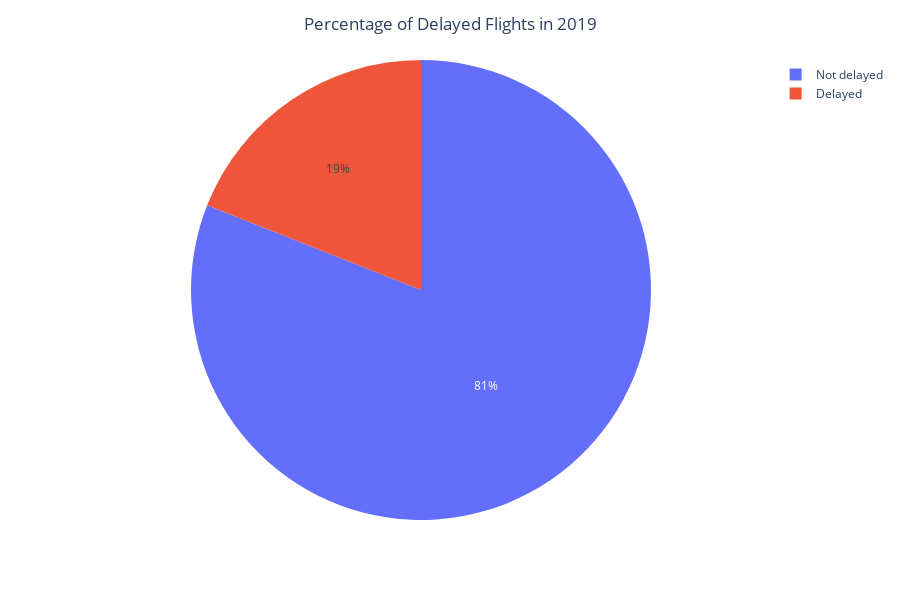

Here is the notebook cell this chart was saved with:
### Markdown cell above
## Delays by Type

### Code cell
df_prov = df.DEP_DEL15.value_counts(normalize=True).reset_index().rename(columns={'index':'Delay', 'DEP_DEL15':'pct'})

df_prov.loc[df_prov['Delay']==0, 'Delay'] = 'Not delayed'
df_prov.loc[df_prov['Delay']==1, 'Delay'] = 'Delayed'
df_prov.pct = round(df_prov.pct, 2)

# plot

fig = px.pie(df_prov,
             values='pct',
             names='Delay',
             color_discrete_sequence=px.colors.qualitative.Plotly, height=600)
fig.update_layout(title_text='Percentage of Delayed Flights in 2019', title_x=0.5)
fig.show()

# fig.update_layout({
# 'plot_bgcolor': 'rgba(0, 0, 0, 0)',
# 'paper_bgcolor': 'rgba(0, 0, 0, 0)',
# })
#fig.write_image("images/fig1.png", scale=2)

### Figure 1 — Plotly figure (JSON) as saved in the notebook; plotly's stock layout.template omitted (floating-point values rounded to 4 significant figures)
{"data": [{"domain": {"x": [0, 1], "y": [0, 1]}, "hovertemplate": "Delay=%{label}<br>pct=%{value}<extra></extra>", "labels": ["Not delayed", "Delayed"], "legendgroup": "", "name": "", "showlegend": true, "type": "pie", "values": [0.81, 0.19]}], "layout": {"height": 600, "legend": {"tracegroupgap": 0}, "margin": {"t": 60}, "piecolorway": ["#636EFA", "#EF553B", "#00CC96", "#AB63FA", "#FFA15A", "#19D3F3", "#FF6692", "#B6E880", "#FF97FF", "#FECB52"], "title": {"text": "Percentage of Delayed Flights in 2019", "x": 0.5}}}
